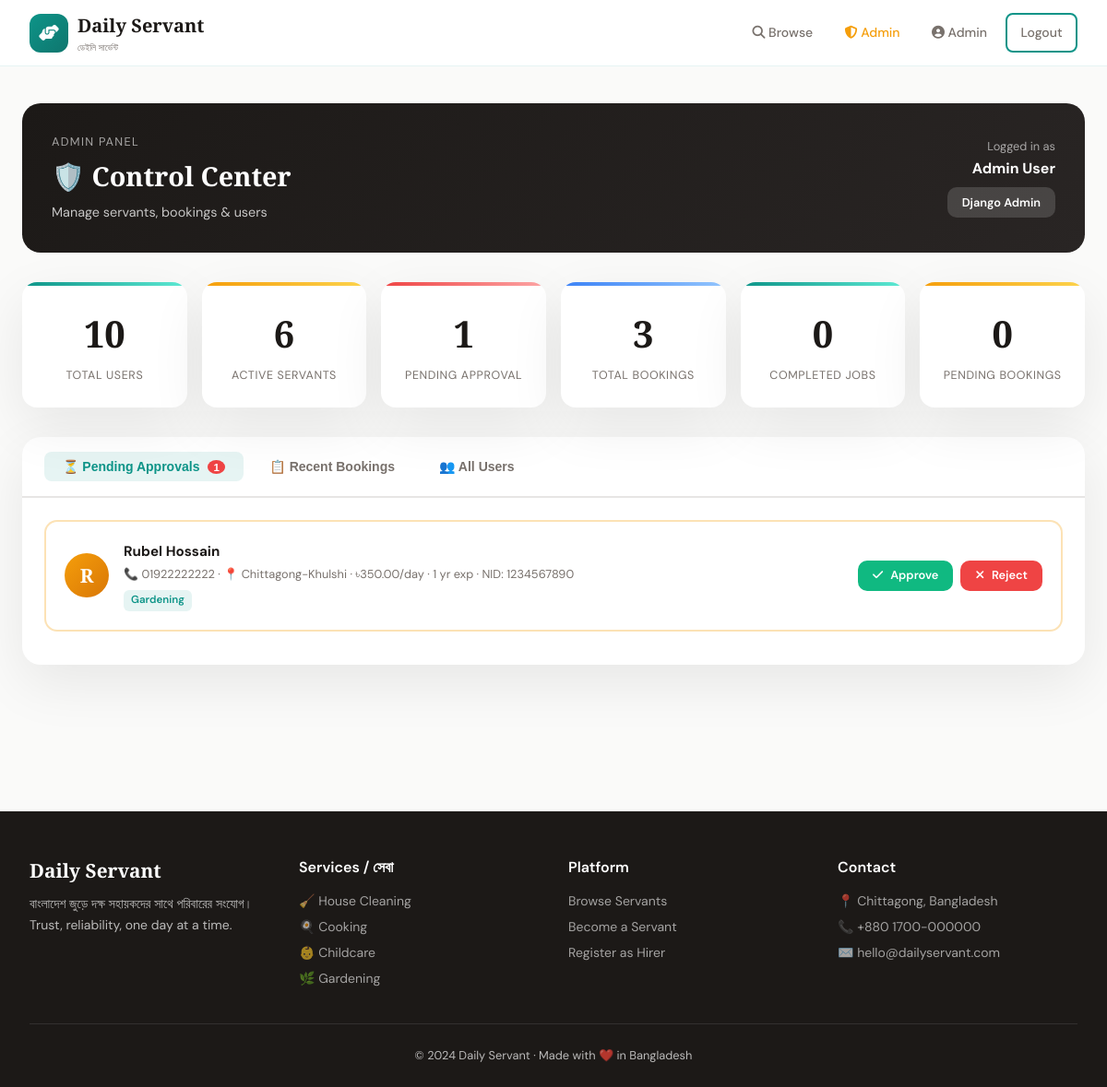
Screenshot of /admin-panel/ (signed in) with the database file from the repository.
### accounts/models.py (models this page shows, shortened)
class User(AbstractUser):
    ROLE_CHOICES = [
        ('hirer', 'Hirer'),
        ('servant', 'Servant'),
        ('admin', 'Admin'),
    ]
    role = models.CharField(max_length=10, choices=ROLE_CHOICES, default='hirer')
    phone = models.CharField(max_length=15, blank=True)
    address = models.TextField(blank=True)
    profile_picture = models.ImageField(upload_to='profiles/', blank=True, null=True)
    bio = models.TextField(blank=True)
    is_verified = models.BooleanField(default=False)
    created_at = models.DateTimeField(auto_now_add=True)

### servants/models.py (models this page shows, shortened)
class ServantProfile(models.Model):
    AVAILABILITY_CHOICES = [
        ('available', 'Available'),
        ('busy', 'Busy'),
        ('off', 'Off Duty'),
    ]
    user = models.OneToOneField(User, on_delete=models.CASCADE, related_name='servant_profile')
    categories = models.ManyToManyField(ServiceCategory, related_name='servants')
    daily_rate = models.DecimalField(max_digits=8, decimal_places=2, default=500.00)
    experience_years = models.PositiveIntegerField(default=0)
    availability_status = models.CharField(max_length=15, choices=AVAILABILITY_CHOICES, default='available')
    rating = models.DecimalField(max_digits=3, decimal_places=2, default=0.00,
                                  validators=[MinValueValidator(0), MaxValueValidator(5)])
    total_reviews = models.PositiveIntegerField(default=0)
    total_jobs = models.PositiveIntegerField(default=0)
    skills = models.TextField(blank=True, help_text='Comma-separated skills')
    location = models.CharField(max_length=200, blank=True)
    nid_number = models.CharField(max_length=20, blank=True)
    is_approved = models.BooleanField(default=False)
    created_at = models.DateTimeField(auto_now_add=True)

class ServiceCategory(models.Model):
    name = models.CharField(max_length=100)
    name_bn = models.CharField(max_length=100, blank=True)
    icon = models.CharField(max_length=50, default='fa-hands-helping')
    description = models.TextField(blank=True)
    color = models.CharField(max_length=20, default='#FF6B6B')

### daily_servant_config/urls.py (the view)
# urls.py: path('admin-panel/', admin_dashboard, name='admin_dashboard'),
def admin_dashboard(request):
    if not request.user.is_authenticated or not (request.user.is_staff or request.user.role == 'admin'):
        from django.shortcuts import redirect
        return redirect('login')
    from accounts.models import User
    context = {
        'total_users': User.objects.count(),
        'total_servants': ServantProfile.objects.count(),
        'pending_servants': ServantProfile.objects.filter(is_approved=False).count(),
        'approved_servants': ServantProfile.objects.filter(is_approved=True).count(),
        'total_bookings': Booking.objects.count(),
        'completed_bookings': Booking.objects.filter(status='completed').count(),
        'pending_bookings': Booking.objects.filter(status='pending').count(),
        'pending_servant_list': ServantProfile.objects.filter(is_approved=False).select_related('user'),
        'recent_bookings': Booking.objects.select_related('hirer', 'servant__user').order_by('-created_at')[:10],
        'all_users': User.objects.order_by('-date_joined')[:20],
    }
    return render(request, 'admin_panel/dashboard.html', context)

### templates/admin_panel/dashboard.html (shortened to what this page needs)
{% extends 'base.html' %}
{% block content %}
<div class="admin-layout">
    <div class="admin-header">
        <div>
            <div style="font-size:.8rem;opacity:.6;text-transform:uppercase;letter-spacing:.1em;margin-bottom:.25rem">Admin Panel</div>
            <h1>🛡️ Control Center</h1>
            <p style="opacity:.75;font-size:.9rem">Manage servants, bookings & users</p>
        </div>
        <div style="text-align:right">
            <div style="font-size:.8rem;opacity:.6">Logged in as</div>
            <div style="font-weight:700">{{ request.user.get_full_name }}</div>
            <a href="/django-admin/" class="btn btn-sm" style="margin-top:.5rem;background:rgba(255,255,255,.15);color:white">Django Admin</a>
        </div>
    </div>
    <div class="stats-grid">
        <div class="stat-card green">
            <div class="stat-val">{{ total_users }}</div>
            <div class="stat-lbl">Total Users</div>
        </div>
        <div class="stat-card gold">
            <div class="stat-val">{{ approved_servants }}</div>
            <div class="stat-lbl">Active Servants</div>
        </div>
        <div class="stat-card red">
            <div class="stat-val">{{ pending_servants }}</div>
            <div class="stat-lbl">Pending Approval</div>
        </div>
        <div class="stat-card blue">
            <div class="stat-val">{{ total_bookings }}</div>
            <div class="stat-lbl">Total Bookings</div>
        </div>
        <div class="stat-card green">
            <div class="stat-val">{{ completed_bookings }}</div>
            <div class="stat-lbl">Completed Jobs</div>
        </div>
        <div class="stat-card gold">
            <div class="stat-val">{{ pending_bookings }}</div>
            <div class="stat-lbl">Pending Bookings</div>
        </div>
    </div>
    <div class="section-card">
        <div class="tabs">
            <button class="tab active" onclick="showTab('pending')">⏳ Pending Approvals <span style="background:#ef4444;color:white;border-radius:50%;padding:.1rem .4rem;font-size:.72rem;margin-left:.3rem">{{ pending_servants }}</span></button>
            <button class="tab" onclick="showTab('bookings')">📋 Recent Bookings</button>
            <button class="tab" onclick="showTab('users')">👥 All Users</button>
        </div>
        <div class="tab-content active" id="tab-pending">
            {% if pending_servant_list %}
                {% for servant in pending_servant_list %}
                <div class="pending-servant">
                    <div class="ps-avatar">{{ servant.user.first_name|first }}</div>
                    <div class="ps-info">
                        <h4>{{ servant.user.get_full_name }}</h4>
                        <p>
                            📞 {{ servant.user.phone|default:"No phone" }} ·
                            📍 {{ servant.location|default:"—" }} ·
                            ৳{{ servant.daily_rate }}/day ·
                            {{ servant.experience_years }} yr exp ·
                            NID: {{ servant.nid_number|default:"Not provided" }}
                        </p>
                        <div style="display:flex;gap:.4rem;flex-wrap:wrap;margin-top:.4rem">
                            {% for cat in servant.categories.all %}
                            <span style="background:rgba(13,148,136,.1);color:var(--emerald);padding:.15rem .5rem;border-radius:6px;font-size:.72rem;font-weight:600">{{ cat.name }}</span>
                            {% endfor %}
                        </div>
                    </div>
                    <div style="display:flex;gap:.5rem;flex-shrink:0">
                        <a href="/admin-panel/approve-servant/{{ servant.id }}/" class="btn btn-success btn-sm">
                            <i class="fas fa-check"></i> Approve
                        </a>
                        <a href="/django-admin/servants/servantprofile/{{ servant.id }}/delete/" class="btn btn-danger btn-sm">
                            <i class="fas fa-times"></i> Reject
                        </a>
                    </div>
                </div>
                {% endfor %}
            {% else %}
            <div style="text-align:center;padding:3rem;color:var(--muted)">
                <div style="font-size:3rem;margin-bottom:1rem">🎉</div>
                <p>No pending approvals! All caught up.</p>
            </div>
            {% endif %}
        </div>
    </div>
</div>
{% endblock %}

### templates/base.html (shortened to what this page needs)
<!DOCTYPE html>
<html lang="en">
<head>
    <link rel="stylesheet" href="https://cdnjs.cloudflare.com/ajax/libs/font-awesome/6.5.0/css/all.min.css">
</head>
<body>
<nav id="navbar">
    <a href="/" class="nav-brand">
        <div class="logo-icon"><i class="fas fa-hands-helping"></i></div>
        <div>
            <div class="brand-text">Daily Servant</div>
            <div class="brand-sub">ডেইলি সার্ভেন্ট</div>
        </div>
    </a>
    <div class="nav-links">
        <a href="/servants/" class="hide-mobile"><i class="fas fa-search"></i> Browse</a>
        {% if user.is_authenticated %}
            {% if user.is_staff or user.role == 'admin' %}
                <a href="/admin-panel/" style="color:var(--gold)"><i class="fas fa-shield-alt"></i> <span class="hide-mobile">Admin</span></a>
            {% endif %}
            <a href="/accounts/profile/"><i class="fas fa-user-circle"></i> <span class="hide-mobile">{{ user.first_name }}</span></a>
            <a href="/accounts/logout/" class="btn btn-outline btn-sm">Logout</a>
        {% else %}
            <a href="/accounts/login/" class="hide-mobile">Login</a>
            <a href="/accounts/register/" class="btn btn-primary btn-sm">Get Started</a>
        {% endif %}
    </div>
</nav>
<main>{% block content %}{% endblock %}</main>
<footer>
    <div class="footer-grid">
        <div class="footer-brand">
            <div class="brand-text-f">Daily Servant</div>
            <p>বাংলাদেশ জুড়ে দক্ষ সহায়কদের সাথে পরিবারের সংযোগ।<br>Trust, reliability, one day at a time.</p>
        </div>
        <div class="footer-col">
            <h4>Services / সেবা</h4>
            <a href="#">🧹 House Cleaning</a>
            <a href="#">🍳 Cooking</a>
            <a href="#">👶 Childcare</a>
            <a href="#">🌿 Gardening</a>
        </div>
        <div class="footer-col">
            <h4>Platform</h4>
            <a href="/servants/">Browse Servants</a>
            <a href="/accounts/register/">Become a Servant</a>
            <a href="/accounts/register/">Register as Hirer</a>
        </div>
        <div class="footer-col">
            <h4>Contact</h4>
            <a href="#">📍 Chittagong, Bangladesh</a>
            <a href="#">📞 +880 1700-000000</a>
            <a href="#">✉️ hello@dailyservant.com</a>
        </div>
    </div>
    <div class="footer-bottom">© 2024 Daily Servant · Made with ❤️ in Bangladesh</div>
</footer>
</body>
</html>

### templates/base.html (style rules this page uses)
:root { --emerald: #0d9488; --emerald-dark: #0f766e; --emerald-light: #5eead4; --gold: #f59e0b; --charcoal: #1c1917; --slate: #292524; --muted: #78716c; --cream: #fafaf9; --border: #e7e5e4; --shadow: 0 20px 60px rgba(0,0,0,0.08); --shadow-lg: 0 30px 80px rgba(0,0,0,0.14); }
*,*::before,*::after { box-sizing:border-box;margin:0;padding:0 }
html { scroll-behavior:smooth }
body { font-family:'DM Sans',sans-serif;background:var(--cream);color:var(--charcoal);line-height:1.6;overflow-x:hidden }
nav { position:fixed;top:0;left:0;right:0;z-index:1000;background:rgba(255,255,255,0.94);backdrop-filter:blur(20px);border-bottom:1px solid rgba(13,148,136,0.1);padding:0 2rem;height:72px;display:flex;align-items:center;justify-content:space-between;transition:all .3s }
.nav-brand { display:flex;align-items:center;gap:10px;text-decoration:none }
.logo-icon { width:42px;height:42px;background:linear-gradient(135deg,var(--emerald),var(--emerald-dark));border-radius:12px;display:flex;align-items:center;justify-content:center;color:white;font-size:1.1rem;flex-shrink:0 }
.brand-text { font-family:'Playfair Display',serif;font-weight:700;font-size:1.25rem;color:var(--charcoal) }
.brand-sub { font-size:.62rem;color:var(--muted) }
.nav-links { display:flex;align-items:center;gap:.35rem }
.nav-links a { text-decoration:none;color:var(--muted);padding:.5rem .9rem;border-radius:8px;font-size:.875rem;font-weight:500;transition:all .2s }
.btn { display:inline-flex;align-items:center;gap:8px;padding:.6rem 1.4rem;border-radius:10px;font-weight:600;font-size:.875rem;text-decoration:none;border:none;cursor:pointer;transition:all .25s;font-family:'DM Sans',sans-serif }
.btn-sm { padding:.4rem 1rem;font-size:.8rem }
.btn-outline { background:transparent;color:var(--emerald);border:2px solid var(--emerald) }
.btn-danger { background:#ef4444;color:white }
.btn-success { background:#10b981;color:white }
main { padding-top:72px;min-height:100vh }
footer { background:var(--charcoal);color:rgba(255,255,255,.7);padding:3rem 2rem 1.5rem;margin-top:5rem }
.footer-grid { display:grid;grid-template-columns:repeat(auto-fit,minmax(180px,1fr));gap:2rem;max-width:1200px;margin:0 auto 2rem }
.footer-brand .brand-text-f { font-family:'Playfair Display',serif;color:white;font-size:1.3rem;font-weight:700 }
.footer-brand p { font-size:.875rem;margin-top:.5rem }
.footer-col h4 { color:white;font-weight:600;margin-bottom:.75rem }
.footer-col a { display:block;color:rgba(255,255,255,.6);text-decoration:none;font-size:.875rem;margin-bottom:.35rem;transition:color .2s }
.footer-bottom { text-align:center;padding-top:1.5rem;border-top:1px solid rgba(255,255,255,.1);font-size:.8rem }

### rows the page displays
User: first_name "Admin", user.get_full_name "Admin User"
ServantProfile: user.first_name|first "R", user.get_full_name "Rubel Hossain", user.phone "01922222222", location "Chittagong-Khulshi", daily_rate "350.00", experience_years "1", nid_number "1234567890"
ServiceCategory: name "Gardening"

### other values shown
{{ total_users }} "10"
{{ approved_servants }} "6"
{{ pending_servants }} "1"
{{ total_bookings }} "3"
{{ completed_bookings }} "0"
{{ pending_bookings }} "0"
